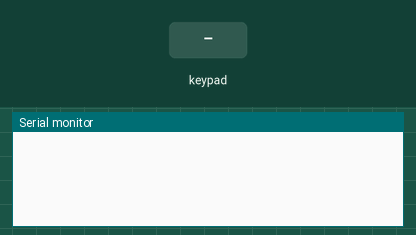
Recording of a sketch running on a simulated Arduino Mega 2560, built with avr-gcc and run on an emulated ATmega2560. Shown: the last lines printed to the serial monitor. Inputs (shaded band) come from the test bench.

Above: at 1.2 s.
1.3 s: key '1' pressed
At 1.8 s:
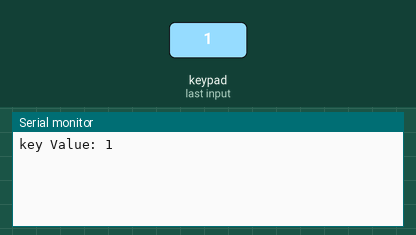
2.8 s: keypad keys 1 2 A pressed 0.4 s apart
At 4.6 s:
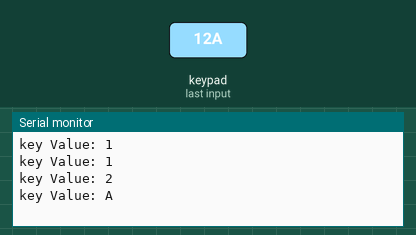
5.5 s: key 'B' pressed
At 6.1 s:
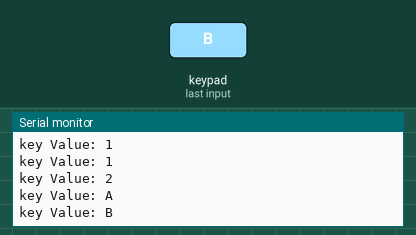
7.0 s: keypad keys 1 2 D pressed 0.4 s apart
At 9.2 s:
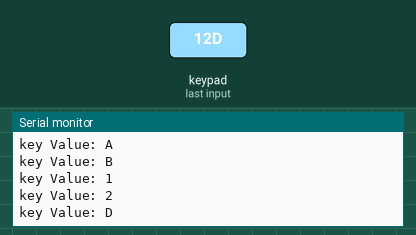
9.7 s: key 'C' pressed
At 10.3 s:
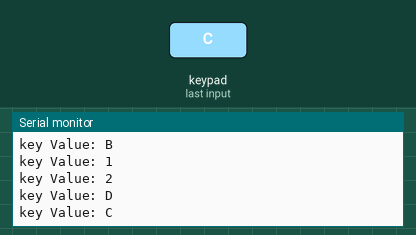
11.2 s: key 'E' pressed
At 12.6 s:
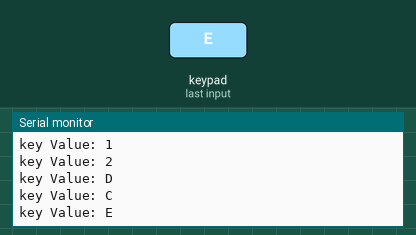

Measured:
- after the input at 1.3 s, the serial monitor: prints a new line at once (image 1)
- after the input at 2.8 s, the serial monitor: prints a new line after 0.40 s (image 2)
- after the input at 5.5 s, the serial monitor: prints a new line at once (image 3)
- after the input at 7.0 s, the serial monitor: prints a new line at once (image 4)
- after the input at 9.7 s, the serial monitor: prints a new line at once (image 5)
- after the input at 11.2 s, the serial monitor: prints a new line at once (image 6)

The sketch:

12x8_Array_Test.ino
```cpp
#include <Keypad.h>   //use the Keypad libraries

const byte ROWS = 12; //12 rows
const byte COLS = 8; //8 columns
//define the cymbols on the buttons of the keypads

char hexaKeys[ROWS][COLS] = {
  {'1', '2', '3', '4', '5', '6', '7', '8'},
  {'9', 'A', 'B', 'C', 'D', 'E', 'F', 'G'},
  {'H', 'I', 'J', 'K', 'L', 'M', 'N', 'O'},
  {'P', 'Q', 'R', 'S', 'T', 'U', 'V', 'W'},
  {'X', 'Y', 'Z', 'a', 'b', 'c', 'd', 'e'},
  {'f', 'g', 'h', 'i', 'j', 'k', 'l', 'm'},
  {'n', 'o', 'p', 'q', 'r', 's', 't', 'u'},
  {'v', 'w', 'x', 'y', 'z', '0', '1', '2'},
  {'3', '4', '5', '6', '7', '8', '9', '!'},
  {'@', '#', '$', '%', '^', '&', '*', '('},
  {')', '-', '_', '=', '+', '[', ']', '{'},
  {'}', '|', ';', ':', '"', '\'', '<', '>'}
};


byte rowPins[ROWS] = { 44, 42, 40, 38, 36, 34, 35, 37, 39, 41, 43, 45}; //connect to the row pinouts of the keypad
byte colPins[COLS] = { 52, 50, 48, 46, 47, 49, 51, 53}; //connect to the column pinouts of the keypad

//initialize an instance of class NewKeypad
Keypad customKeypad = Keypad( makeKeymap(hexaKeys), rowPins, colPins, ROWS, COLS);

void setup()
{
  Serial.begin(9600);
}

void loop()
{
  readKey();
  //delay(100);
}

void readKey()
{
  int correct = 0;
  char customKey = customKeypad.getKey();//get the key value
  if(customKey)
  {
    Serial.print("key Value: ");
    Serial.println(customKey);
  }
  //delay(100);
}
```
